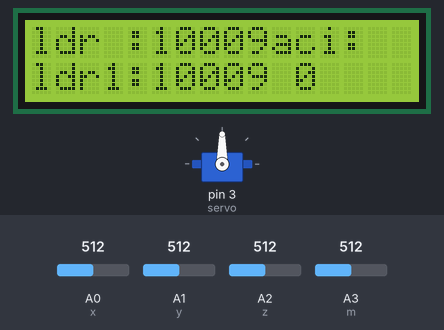
This sketch was run on a simulated Arduino Uno, built with avr-gcc and run on an emulated ATmega328P. On the bench: 16×2 character LCD, servo. The test bench sets the inputs (shaded band); at power-on: A0 (x) = 512, A2 (z) = 512, A1 (y) = 512, A3 (m) = 512.

Above: at 0.98 s.
1.3 s: A0 (x) set to 520
At 1.96 s:
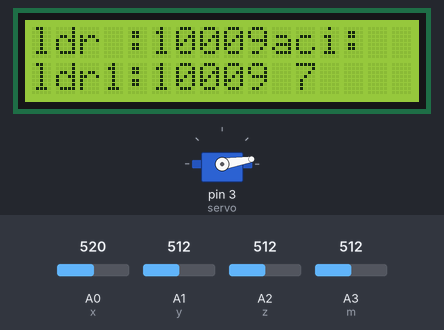
3.9 s: A2 (z) set to 496
At 4.49 s:
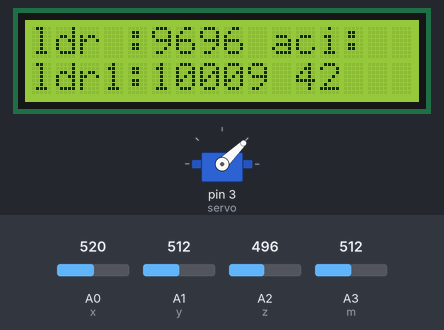
6.7 s: A1 (y) set to 716
At 7.31 s:
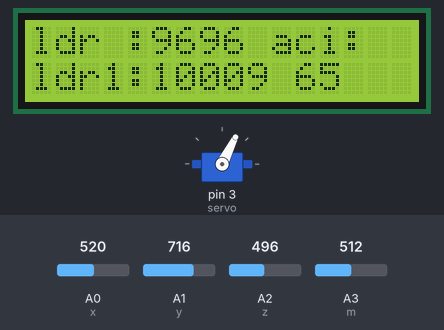
8.6 s: A3 (m) set to 501
At 10.11 s:
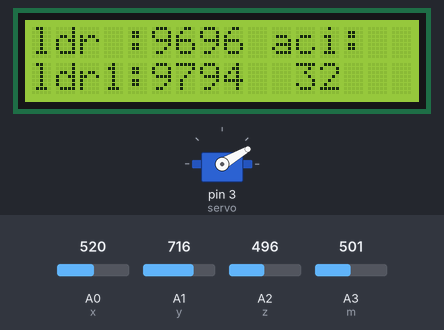
10.5 s: A1 (y) set to 306
At 11.04 s:
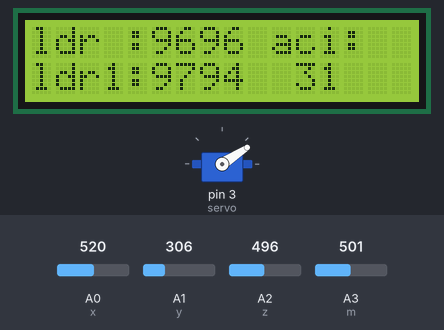
13.5 s: A3 (m) set to 716
At 17.26 s:
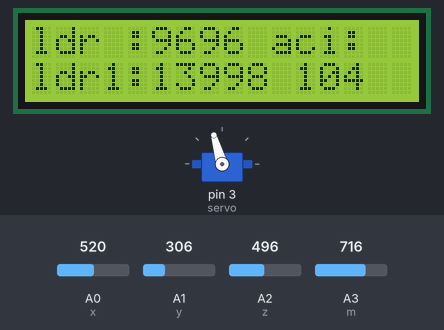
Timing chart, 0 to 20.4 s (numbered marks = the images above; inputs shaded):
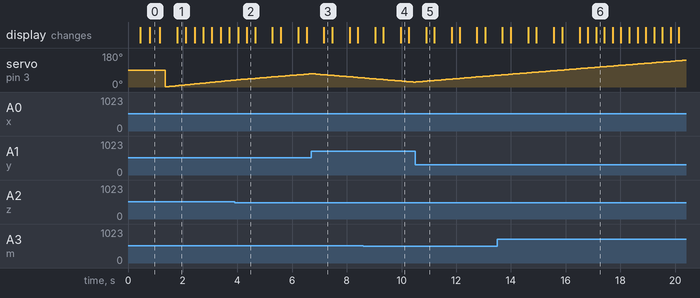

Measured:
- the behaviour switches between 512 and 513 on A0 (x) (found by bisection; images 0 and 1)
- the behaviour switches between 511 and 510 on A2 (z) (found by bisection; images 1 and 2)
- the behaviour switches between 512 and 511 on A3 (m) (found by bisection; images 3 and 4)
- after the input at 1.3 s, the display: changes after 0.51 s (image 1)

The sketch:

Arduino_Sun_Flower_app.ino
```cpp
 #include <Servo.h>
#include <Wire.h>
#include <LiquidCrystal_I2C.h>

#define x A0
#define y A1
#define z A2
#define m A3

LiquidCrystal_I2C lcd(0x3f , 16 , 2);


Servo servo;


int sayi  = 0;


int step1 = 4;
int step2 = 5;
int step3 = 6;
int step4 = 7;

void setup() {


Serial.begin(9600);
lcd.begin();
lcd.backlight();

servo.attach(3);


}

void loop() {

int ldrbilgi = analogRead(x);
int ldr1bilgi = analogRead(y);

int ldr2bilgi = analogRead(z);
int ldr3bilgi = analogRead(m);


 int ldr = map(ldrbilgi,0,1023,0,20000);
 int ldr1 = map(ldr1bilgi,0,1023,0,20000);


int ldr2 = map(ldr2bilgi,0,1023,0,20000);
 int ldr3 = map(ldr3bilgi,0,1023,0,20000);


if (ldr - ldr1 > 10 || ldr1 - ldr > 10 || ldr2 - ldr3 > 20 || ldr3 - ldr2 > 20 ){


        if (ldr > ldr1  &&  ldr - ldr1 > 10 ){


if(sayi < 160){

  servo.attach(3);


  sayi++;
  delay(5);
  servo.write(sayi);


}


else {


  sayi = 160;

  }

  }


         if (ldr1 > ldr&& ldr1 - ldr > 10  ){

if(sayi > 0) {

servo.attach(3);


  sayi--;
delay(5);
  servo.write(sayi);


}
else {


   sayi = 0 ;

  }


  }


if(ldr2 > ldr3 && ldr2 - ldr3 > 20 ){


  digitalWrite(step4,LOW);
digitalWrite(step1,HIGH);
delay (4);

digitalWrite(step1,LOW);
digitalWrite(step3,HIGH);

delay (4);

digitalWrite(step3,LOW);
digitalWrite(step2,HIGH);

delay (4);

digitalWrite(step2,LOW);
digitalWrite(step4,HIGH);
delay (4);


  }


if(ldr3 > ldr2 && ldr3 - ldr2 > 20 ){


  digitalWrite(step1,LOW);
digitalWrite(step4,HIGH);
delay (4);

digitalWrite(step4,LOW);
digitalWrite(step2,HIGH);

delay (4);

digitalWrite(step2,LOW);
digitalWrite(step3,HIGH);
delay (4);

digitalWrite(step3,LOW);
digitalWrite(step1,HIGH);
delay (4);


}


  }


 else {


servo.detach();


digitalWrite(step1,LOW);
digitalWrite(step4,LOW);
digitalWrite(step4,LOW);
digitalWrite(step2,LOW);
digitalWrite(step2,LOW);
digitalWrite(step3,LOW);
digitalWrite(step3,LOW);
digitalWrite(step1,LOW);


 }


lcd.home();
lcd.print("ldr :");


lcd.setCursor(5,0);
lcd.print(ldr2);


lcd.setCursor(0,1);
lcd.print("ldr1:");

lcd.setCursor(5,1);
lcd.print(ldr3);


lcd.setCursor(10,0);
lcd.print("aci:");


lcd.setCursor(11,1);
lcd.print(sayi);


delay(30);
lcd.clear();


}
```
